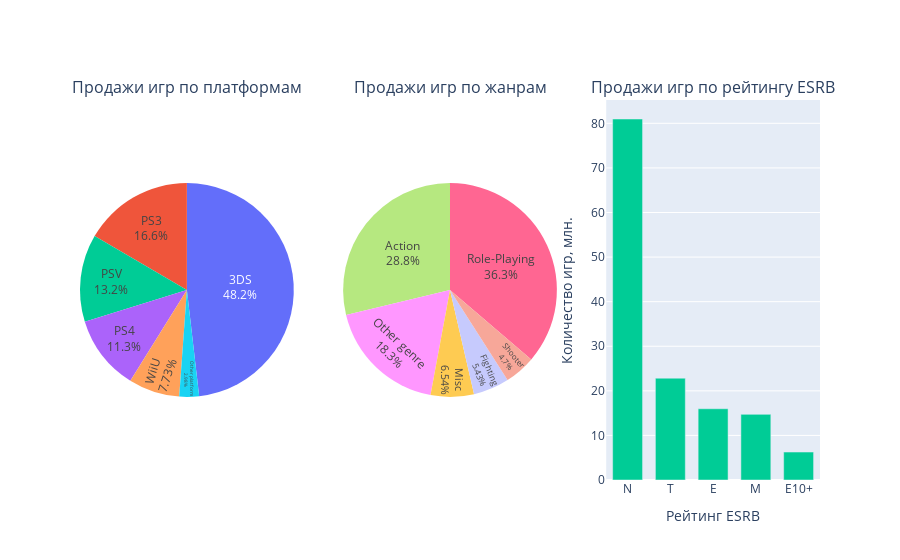

Notebook code cell kept with this figure:
### Markdown cell above
Портрет европейского пользователя:
- Основная платформа PS4
- Любимый жанр Action либо Shooter
- Возрастной рейтинг старше 17 лет

### Code cell
two_pie('jp_sales')

### Figure 1 — Plotly figure (JSON) as saved in the notebook; plotly's stock layout.template omitted (floating-point values rounded to 4 significant figures)
{"data": [{"domain": {"x": [0, 0.2889], "y": [0, 1]}, "labels": ["3DS", "PS3", "PSV", "PS4", "WiiU", "Other platform", "Other platform", "Other platform", "Other platform", "Other platform", "Other platform"], "showlegend": false, "textinfo": "percent+label", "textposition": "inside", "type": "pie", "values": [67.81, 23.35, 18.59, 15.96, 10.88, 3.29, 0.51, 0.34, 0.05, 0, 0]}, {"domain": {"x": [0.3556, 0.6444], "y": [0, 1]}, "labels": ["Role-Playing", "Action", "Misc", "Fighting", "Shooter", "Other genre", "Other genre", "Other genre", "Other genre", "Other genre", "Other genre", "Other genre"], "showlegend": false, "textinfo": "percent+label", "textposition": "inside", "type": "pie", "values": [51.04, 40.49, 9.2, 7.65, 6.61, 5.82, 5.41, 4.79, 4.52, 2.3, 1.77, 1.18]}, {"type": "bar", "x": ["N", "T", "E", "M", "E10+"], "xaxis": "x", "y": [80.97, 22.84, 15.98, 14.72, 6.27], "yaxis": "y"}], "layout": {"annotations": [{"font": {"size": 16}, "showarrow": false, "text": "Продажи игр по платформам", "x": 0.1444, "xanchor": "center", "xref": "paper", "y": 1, "yanchor": "bottom", "yref": "paper"}, {"font": {"size": 16}, "showarrow": false, "text": "Продажи игр по жанрам", "x": 0.5, "xanchor": "center", "xref": "paper", "y": 1, "yanchor": "bottom", "yref": "paper"}, {"font": {"size": 16}, "showarrow": false, "text": "Продажи игр по рейтингу ESRB", "x": 0.8556, "xanchor": "center", "xref": "paper", "y": 1, "yanchor": "bottom", "yref": "paper"}], "bargap": 0.3, "showlegend": false, "xaxis": {"anchor": "y", "domain": [0.7111, 1], "title": {"text": "Рейтинг ESRB"}}, "yaxis": {"anchor": "x", "domain": [0, 1], "title": {"text": "Количество игр, млн."}}}}
